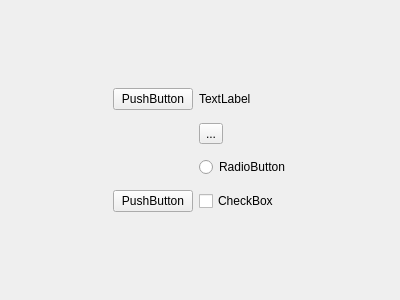
<?xml version="1.0" encoding="UTF-8"?>
<ui version="4.0">
 <class>Widget</class>
 <widget class="QWidget" name="Widget">
  <property name="geometry">
   <rect>
    <x>0</x>
    <y>0</y>
    <width>400</width>
    <height>300</height>
   </rect>
  </property>
  <property name="windowTitle">
   <string>Widget</string>
  </property>
  <widget class="QWidget" name="layoutWidget">
   <property name="geometry">
    <rect>
     <x>70</x>
     <y>70</y>
     <width>231</width>
     <height>161</height>
    </rect>
   </property>
   <layout class="QGridLayout" name="gridLayout">
    <item row="0" column="0" rowspan="4">
     <widget class="SubWidget" name="widget" native="true"/>
    </item>
    <item row="3" column="1">
     <widget class="QPushButton" name="pushButton_2">
      <property name="text">
       <string>PushButton</string>
      </property>
     </widget>
    </item>
    <item row="0" column="1">
     <widget class="QPushButton" name="pushButton">
      <property name="text">
       <string>PushButton</string>
      </property>
     </widget>
    </item>
    <item row="2" column="2">
     <widget class="QRadioButton" name="radioButton">
      <property name="text">
       <string>RadioButton</string>
      </property>
     </widget>
    </item>
    <item row="3" column="2">
     <widget class="QCheckBox" name="checkBox">
      <property name="text">
       <string>CheckBox</string>
      </property>
     </widget>
    </item>
    <item row="1" column="2">
     <widget class="QToolButton" name="toolButton">
      <property name="text">
       <string>...</string>
      </property>
     </widget>
    </item>
    <item row="0" column="2">
     <widget class="QLabel" name="label">
      <property name="text">
       <string>TextLabel</string>
      </property>
     </widget>
    </item>
   </layout>
  </widget>
 </widget>
 <layoutdefault spacing="6" margin="11"/>
 <customwidgets>
  <customwidget>
   <class>SubWidget</class>
   <extends>QWidget</extends>
   <header>subwidget.h</header>
   <container>1</container>
  </customwidget>
 </customwidgets>
 <resources/>
 <connections/>
</ui>
